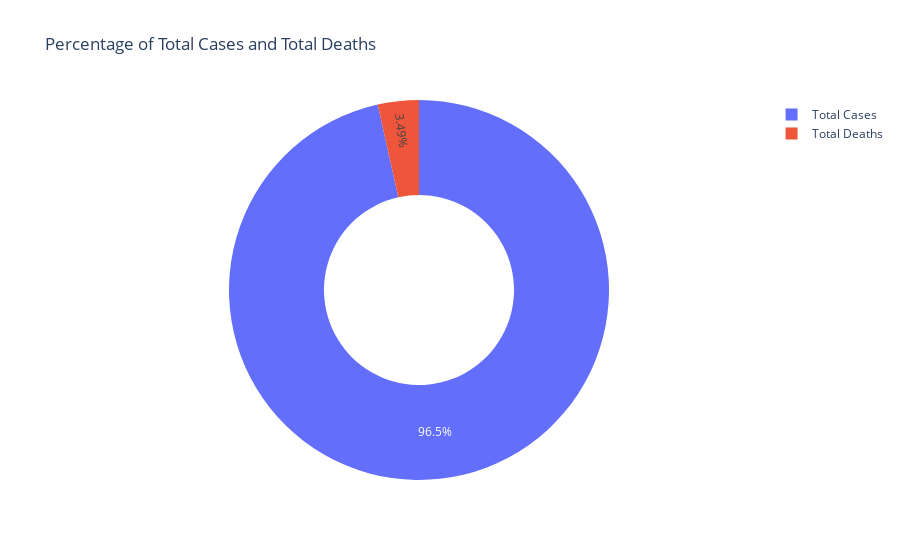

Notebook code cell kept with this figure:
### Code cell
Cases = tdata["Total Cases"].sum()
Deceased = tdata["Total Deaths"].sum()
labels = ["Total Cases", "Total Deaths"]
values = [Cases, Deceased]
fig = px.pie(tdata, values=values, names=labels,
title='Percentage of Total Cases and Total Deaths', hole=0.5)
fig.show()

### Figure 1 — Plotly figure (JSON) as saved in the notebook; plotly's stock layout.template omitted (floating-point values rounded to 4 significant figures)
{"data": [{"domain": {"x": [0, 1], "y": [0, 1]}, "hole": 0.5, "hovertemplate": "label=%{label}<br>value=%{value}<extra></extra>", "labels": ["Total Cases", "Total Deaths"], "legendgroup": "", "name": "", "showlegend": true, "type": "pie", "values": [2118373473, 76566940]}], "layout": {"legend": {"tracegroupgap": 0}, "title": {"text": "Percentage of Total Cases and Total Deaths"}}}
